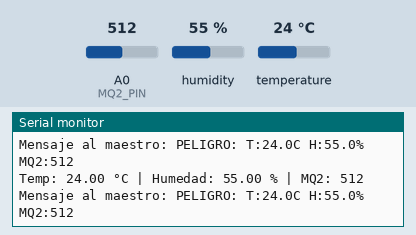
Simulated run of this sketch. Board: Arduino Uno, built with avr-gcc and run on an emulated ATmega328P. Parts: the last lines printed to the serial monitor. The inputs (shaded band) are chosen by the test bench; at power-on: A0 (MQ2_PIN) = 512, humidity 55 %, temperature 24 °C.

Above: at 2.9 s.
3.0 s: A0 (MQ2_PIN) set to 157
At 5.4 s:
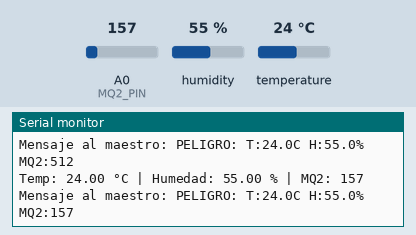
5.8 s: A0 (MQ2_PIN) set to 134
At 7.1 s:
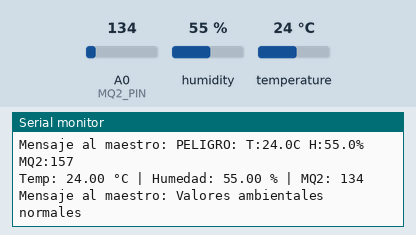
Timing chart, 0 to 8.8 s (numbered marks = the images above; inputs shaded):
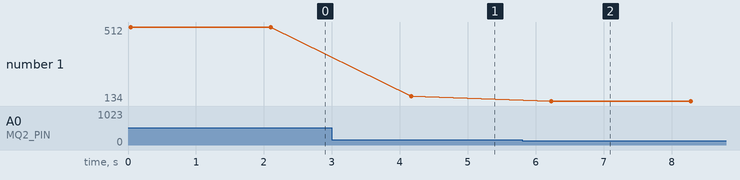

The sketch:

arduino_esclavo.ino
```cpp
#include <Wire.h>
#include "arduino_esclavo.h"

void setup() {
  iniciarEsclavo();
}

void loop() {
  actualizarSensores();

}
```

arduino_esclavo.cpp
```cpp
#include <Wire.h>
#include <DHT.h>
#include "arduino_esclavo.h"

void enviarDatosAlMaestro();  // Declaración anticipada

// -------------------- CONFIGURACIÓN --------------------
#define I2C_SLAVE_ADDRESS 8
#define DHT_PIN 2
#define DHT_TYPE DHT11
#define MQ2_PIN A0

const int UMBRAL_GAS = 150;
const float UMBRAL_TEMP = 30.0;
const unsigned long SERIAL_BAUDRATE = 9600;  // Velocidad del puerto serial
const unsigned long LECTURA_DELAY = 2000;    // Tiempo entre lecturas

DHT dht(DHT_PIN, DHT_TYPE);

float temperatura = 0.0;
float humedad = 0.0;
int lecturaMQ2 = 0;
String mensajeParaMaestro = "Sin datos";

// -------------------- SETUP --------------------
void iniciarEsclavo() {
  Serial.begin(SERIAL_BAUDRATE);
  dht.begin();
  Wire.begin(I2C_SLAVE_ADDRESS);
  Wire.onRequest(enviarDatosAlMaestro);
  Serial.println("Arduino esclavo I2C con sensores listo.");
}

// -------------------- LOOP --------------------
void actualizarSensores() {
  temperatura = dht.readTemperature();
  humedad = dht.readHumidity();
  lecturaMQ2 = analogRead(MQ2_PIN);

  // Mostrar SIEMPRE los valores en el Monitor Serial
  Serial.print("Temp: ");
  Serial.print(temperatura);
  Serial.print(" °C | Humedad: ");
  Serial.print(humedad);
  Serial.print(" % | MQ2: ");
  Serial.println(lecturaMQ2);

  if (isnan(temperatura) || isnan(humedad)) {
    mensajeParaMaestro = "Error sensores";
    return;
  }

  // Verificación de umbrales
  bool alertaTemperatura = temperatura > UMBRAL_TEMP;
  bool alertaGas = lecturaMQ2 > UMBRAL_GAS;

  if (alertaTemperatura || alertaGas) {
 mensajeParaMaestro = "PELIGRO: ";
mensajeParaMaestro += "T:";
mensajeParaMaestro += String(temperatura, 1);
mensajeParaMaestro += "C H:";
mensajeParaMaestro += String(humedad, 1);
mensajeParaMaestro += "% MQ2:";
mensajeParaMaestro += String(lecturaMQ2);
  } else {
    mensajeParaMaestro = "Valores ambientales normales";
  }

  Serial.println("Mensaje al maestro: " + mensajeParaMaestro);
   delay(LECTURA_DELAY);
}

// -------------------- RESPUESTA I2C --------------------
void enviarDatosAlMaestro() {
  String respuesta = mensajeParaMaestro.substring(0, 31);  // por límite I2C
  Wire.write(respuesta.c_str());
}
```

arduino_esclavo.h
```cpp
#ifndef ARDUINO_ESCLAVO_H
#define ARDUINO_ESCLAVO_H

void iniciarEsclavo();
void actualizarSensores();

#endif
```

Measured:
- the behaviour switches between 151 and 150 on A0 (MQ2_PIN) (found by bisection; images 1 and 2)
- after the input at 3.0 s, the serial monitor: prints a new line after 1.2 s (image 1)
- after the input at 5.8 s, the serial monitor: prints a new line after 0.43 s (image 2)
- plotted number 1: 512 → 157 after the input at 3.0 s, 157 → 134 after the input at 5.8 s
